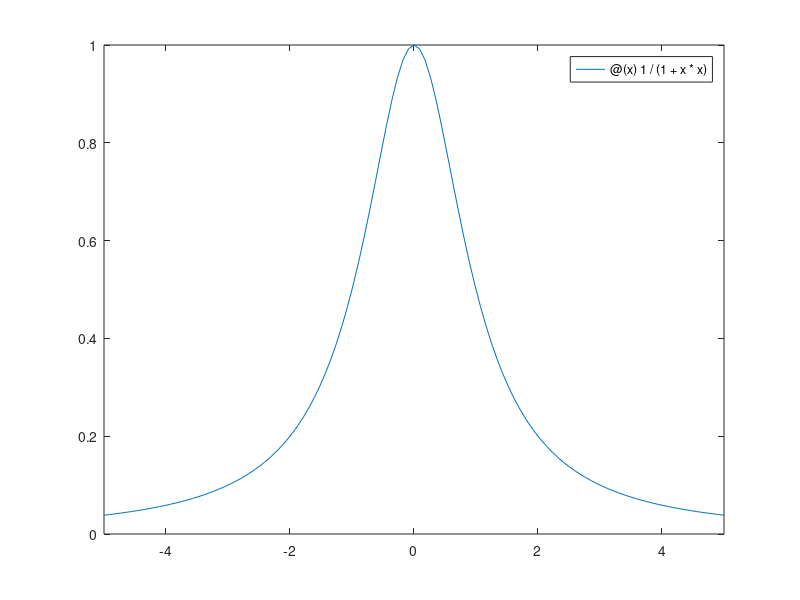

Write MATLAB code to recreate this figure. (Note: this script raises an error after producing the figure.)
% B)

interval=linspace(-5,5,100);
f= @(x) 1/(1+x*x);
fplot(f,[-5 5]);
hold on;

a = -5;
b = 5;

n=5;
numbers_from_1_to_5 = linspace(1,n,n)
interval_degree_4= arrayfun(@(x) 1/2 * cos((2*x-1)*pi/(2*n)) * (b-a) + a + b ,numbers_from_1_to_5);    %linspace(-5,5,15);
f4 = arrayfun(@(x) 1/(1+x*x),interval_degree_4);
res = lagrange_barycentric(interval_degree_4,f4,interval);
plot(interval,res);



n=9;
numbers_from_1_to_9 = linspace(1,n,n)
interval_degree_8= arrayfun(@(x) 1/2 * cos((2*x-1)*pi/(2*n)) * (b-a) + a + b ,numbers_from_1_to_9);    %linspace(-5,5,15);
f8 = arrayfun(@(x) 1/(1+x*x),interval_degree_8);
res = lagrange_barycentric(interval_degree_8,f8,interval);
plot(interval,res);


n=15;
numbers_from_1_to_15 = linspace(1,n,n)
interval_degree_14= arrayfun(@(x) 1/2 * cos((2*x-1)*pi/(2*n)) * (b-a) + a + b ,numbers_from_1_to_15);    %linspace(-5,5,15);
f14 = arrayfun(@(x) 1/(1+x*x),interval_degree_14);
res = lagrange_barycentric(interval_degree_14,f14,interval);
plot(interval,res);
